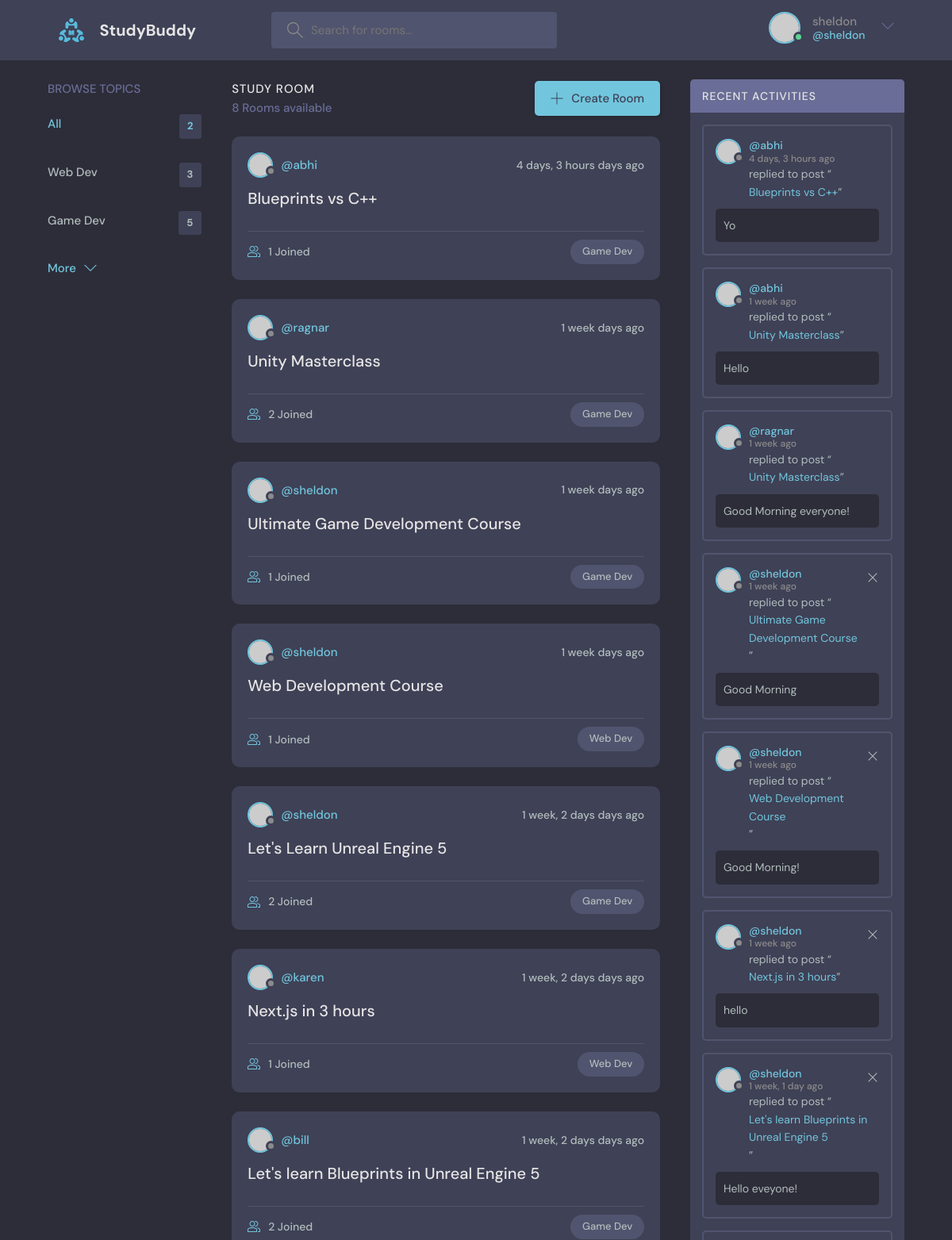
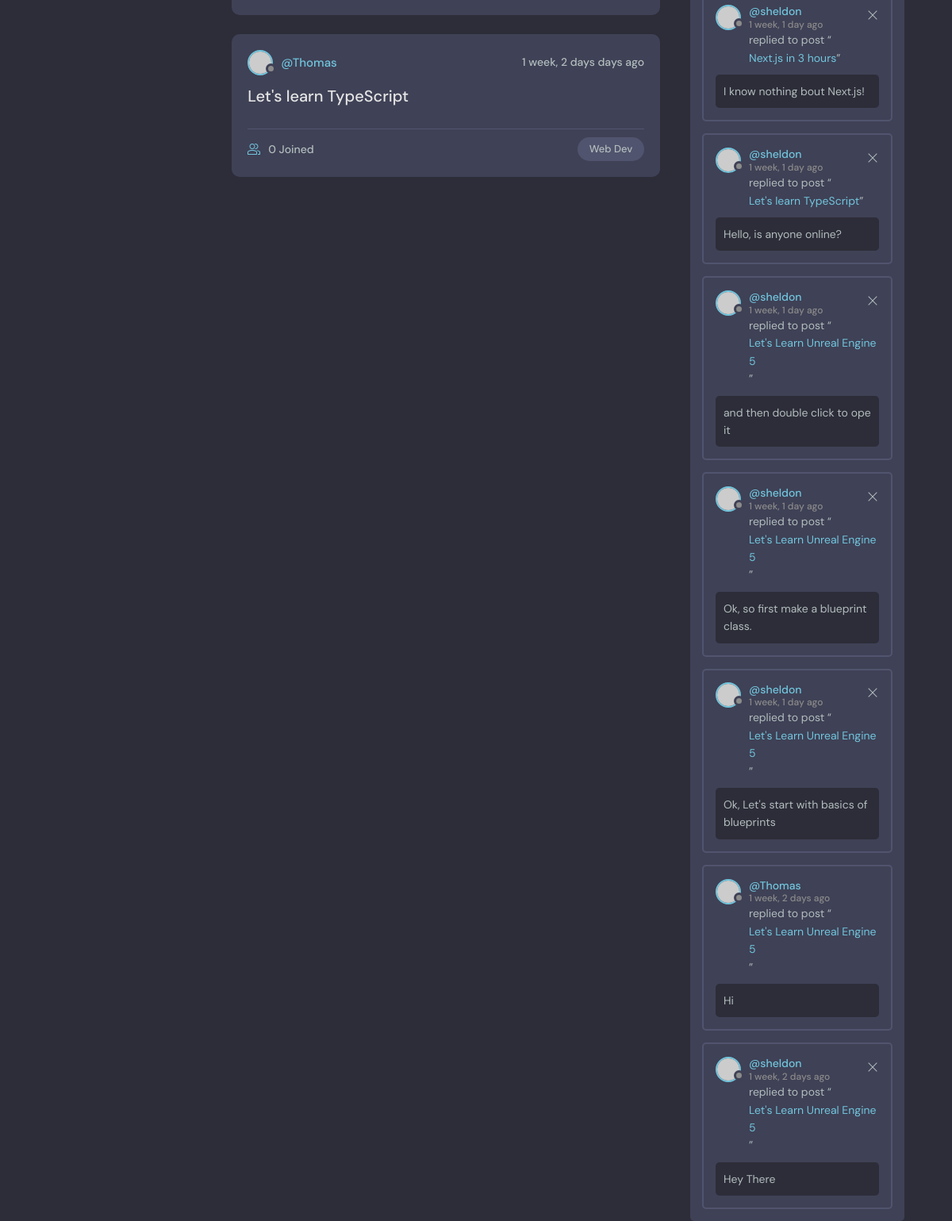
The app's page / (signed in) with its own data (2 pictures, top to bottom).
### base/models.py (models this page shows, shortened)
class Topic(models.Model):
    name = models.CharField(max_length=200)

class Room(models.Model):
    host = models.ForeignKey(User, on_delete=models.SET_NULL, null=True)
    topic = models.ForeignKey(Topic, on_delete=models.SET_NULL, null=True)
    name = models.CharField(max_length=200)
    description = models.TextField(null=True, blank=True)
    participants = models.ManyToManyField(User, related_name='participants', blank=True)
    updated = models.DateTimeField(auto_now=True)
    created = models.DateTimeField(auto_now_add=True)
    class Meta:
        ordering = ['-updated', '-created']
    def __str__(self):
        return self.name

class Message(models.Model):
    user  = models.ForeignKey(User, on_delete=models.CASCADE)
    room = models.ForeignKey(Room, on_delete=models.CASCADE)
    body = models.TextField()
    updated = models.DateTimeField(auto_now=True)
    created = models.DateTimeField(auto_now_add=True)
    class Meta:
        ordering = ['-updated', '-created']

### base/views.py (the view)
# urls.py: path('', views.home, name="home"),
def home(request):
    q = request.GET.get('q') if request.GET.get('q') != None else ''
    rooms = Room.objects.filter(
        Q(host__username__icontains=q) |
        Q(topic__name__icontains=q) |
        Q(name__icontains=q) |
        Q(description__icontains=q)
        )
    topics = Topic.objects.all()
    room_count = rooms.count()
    room_messages = Message.objects.filter(
        Q(user__username__icontains=q) |
        Q(room__topic__name__icontains=q) |
        Q(room__name__icontains=q) |
        Q(body__icontains=q)
        )
    context = {
        'rooms': rooms,
        'topics': topics,
        'room_count': room_count,
        'room_messages': room_messages,
    }
    return render(request, 'base/home.html', context)

### base/templates/base/home.html (shortened to what this page needs)
{% extends 'main.html' %}
{% block content %}
<main class="layout layout--3">
  <div class="container">
    {% include 'base/topics_component.html' %}
    <div class="roomList">
      <div class="roomList__header">
        <div>
          <h2>Study Room</h2>
          <p>{{room_count}} Rooms available</p>
        </div>
        <a class="btn btn--main" href="create-room.html">
          <svg
            version="1.1"
            xmlns="http://www.w3.org/2000/svg"
            width="32"
            height="32"
            viewBox="0 0 32 32"
          >
            <title>add</title>
            <path
              d="M16.943 0.943h-1.885v14.115h-14.115v1.885h14.115v14.115h1.885v-14.115h14.115v-1.885h-14.115v-14.115z"
            ></path>
          </svg>
          Create Room
        </a>
      </div>
      {% include 'base/feed_component.html' %}
    </div>
    {% include 'base/activity_component.html' %}
  </div>
</main>
{% endblock content %}

### templates/navbar.html (shortened to what this page needs)
{% load static %}
<header class="header header--loggedIn">
    <div class="container">
      <a href="{% url 'home' %}" class="header__logo">
        <img src="{% static 'images/logo.svg' %}"/>
        <h1>StudyBuddy</h1>
      </a>
      <form class="header__search" method="GET" action="{% url 'home' %}">
        <label>
          <input name="q" placeholder="Search for rooms..." />
        </label>
      </form>
      <nav class="header__menu">
        {% if request.user.is_authenticated %}
        <div class="header__user">
          <a href="profile.html">
            <div class="avatar avatar--medium active">
              <img src="https://randomuser.me/api/portraits/men/37.jpg" />
            </div>
            <p>{{request.user.username}}<span>@{{request.user.username}}</span></p>
          </a>
          <button class="dropdown-button">
            <svg version="1.1" xmlns="http://www.w3.org/2000/svg" width="32" height="32" viewBox="0 0 32 32">
              <title>chevron-down</title>
              <path d="M16 21l-13-13h-3l16 16 16-16h-3l-13 13z"></path>
            </svg>
          </button>
        </div>
        {% else %}
        <a href="{% url 'login' %}">
          <img src="{% static 'images/avatar.svg' %}" />
          <button class="button" >login</button>
        </a>
        {% endif %}
      </nav>
    </div>
  </header>

### base/templates/base/topics_component.html
<div class="topics">
    <div class="topics__header">
      <h2>Browse Topics</h2>
    </div>
    <ul class="topics__list">
      <li>
        <a href="{% url 'home' %}" class="active">All<span>{{topics.count}}</span></a>
      </li>
      {% for topic in topics %}
      <li>
        <a href="{% url 'home' %}?q={{topic.name}}">{{topic.name}}<span>{{topic.room_set.all.count}}</span></a>
      </li>
      {% endfor %}
    </ul>
    <a class="btn btn--link" href="topics.html">
      More
      <svg
        version="1.1"
        xmlns="http://www.w3.org/2000/svg"
        width="32"
        height="32"
        viewBox="0 0 32 32"
      >
        <title>chevron-down</title>
        <path d="M16 21l-13-13h-3l16 16 16-16h-3l-13 13z"></path>
      </svg>
    </a>
  </div>

### base/templates/base/feed_component.html (shortened to what this page needs)
{% for room in rooms%}
<div class="roomListRoom">
  <div class="roomListRoom__header">
    <a href="{% url 'user-profile' room.host.id %}" class="roomListRoom__author">
      <div class="avatar avatar--small">
        <img src="https://randomuser.me/api/portraits/women/11.jpg" />
      </div>
      <span>@{{room.host.username}}</span>
    </a>
    <div class="roomListRoom__actions">
      <span>{{room.created|timesince}} days ago</span>
    </div>
  </div>
  <div class="roomListRoom__content">
    <a href="{% url 'room' room.id %}">{{room.name}}</a>
  </div>
  <div class="roomListRoom__meta">
    <a href="{% url 'room' room.id %}" class="roomListRoom__joined">
      {{room.participants.all.count}} Joined
    </a>
    <p class="roomListRoom__topic">{{room.topic.name}}</p>
  </div>
</div>
{% endfor %}

### base/templates/base/activity_component.html
<div class="activities">
  <div class="activities__header">
    <h2>Recent Activities</h2>
  </div>
  {% for message in room_messages %}
  <div class="activities__box">
    <div class="activities__boxHeader roomListRoom__header">
      <a href="{% url 'user-profile' message.user.id %}" class="roomListRoom__author">
        <div class="avatar avatar--small">
          <img src="https://randomuser.me/api/portraits/women/11.jpg" />
        </div>
        <p>
          @{{message.user}}
          <span> {{message.created|timesince}} ago</span>
        </p>
      </a>
      {% if message.user == request.user %}
      <div class="roomListRoom__actions">
        <a href="{% url 'delete-message' message.id %}">
          <svg
            version="1.1"
            xmlns="http://www.w3.org/2000/svg"
            width="32"
            height="32"
            viewBox="0 0 32 32"
          >
            <title>Delete</title>
            <path
              d="M27.314 6.019l-1.333-1.333-9.98 9.981-9.981-9.981-1.333 1.333 9.981 9.981-9.981 9.98 1.333 1.333 9.981-9.98 9.98 9.98 1.333-1.333-9.98-9.98 9.98-9.981z"
            ></path>
          </svg>
        </a>
      </div>
      {% endif %}
    </div>
    <div class="activities__boxContent">
      <p>
        replied to post “<a href="{% url 'room' message.room.id %}">{{message.room}}</a
        >”
      </p>
      <div class="activities__boxRoomContent">
        {{message.body}}
      </div>
    </div>
  </div>
  {% endfor %}
</div>

### records on screen
Topic: name "Web Dev", room_set.all.count "3"
Topic: name "Game Dev", room_set.all.count "5"
Room: host.username "abhi", created "4 days, 3 hours", name "Blueprints vs C++", participants.all.count "1", topic.name "Game Dev"
Room: host.username "ragnar", created "1 week", name "Unity Masterclass", participants.all.count "2", topic.name "Game Dev"
Room: host.username "sheldon", created "1 week", name "Ultimate Game Development Course", participants.all.count "1", topic.name "Game Dev"
Room: host.username "sheldon", created "1 week", name "Web Development Course", participants.all.count "1", topic.name "Web Dev"
Room: host.username "sheldon", created "1 week, 2 days", name "Let's Learn Unreal Engine 5", participants.all.count "2", topic.name "Game Dev"
Room: host.username "karen", created "1 week, 2 days", name "Next.js in 3 hours", participants.all.count "1", topic.name "Web Dev"
Room: host.username "bill", created "1 week, 2 days", name "Let's learn Blueprints in Unreal Engine 5", participants.all.count "2", topic.name "Game Dev"
Room: host.username "Thomas", created "1 week, 2 days", name "Let's learn TypeScript", participants.all.count "0", topic.name "Web Dev"
Message: user "abhi", created "4 days, 3 hours", room "Blueprints vs C++", body "Yo"
Message: user "abhi", created "1 week", room "Unity Masterclass", body "Hello"
Message: user "ragnar", created "1 week", room "Unity Masterclass", body "Good Morning everyone!"
Message: user "sheldon", created "1 week", room "Ultimate Game Development Course", body "Good Morning"
Message: user "sheldon", created "1 week", room "Web Development Course", body "Good Morning!"
Message: user "sheldon", created "1 week", room "Next.js in 3 hours", body "hello"
Message: user "sheldon", created "1 week, 1 day", room "Let's learn Blueprints in Unreal Engine 5", body "Hello eveyone!"
Message: user "sheldon", created "1 week, 1 day", room "Next.js in 3 hours", body "I know nothing bout Next.js!"
Message: user "sheldon", created "1 week, 1 day", room "Let's learn TypeScript", body "Hello, is anyone online?"
Message: user "sheldon", created "1 week, 1 day", room "Let's Learn Unreal Engine 5", body "and then double click to ope it"
Message: user "sheldon", created "1 week, 1 day", room "Let's Learn Unreal Engine 5", body "Ok, so first make a blueprint class."
Message: user "sheldon", created "1 week, 1 day", room "Let's Learn Unreal Engine 5", body "Ok, Let's start with basics of blueprints"
Message: user "Thomas", created "1 week, 2 days", room "Let's Learn Unreal Engine 5", body "Hi"
Message: user "sheldon", created "1 week, 2 days", room "Let's Learn Unreal Engine 5", body "Hey There"

### other values on screen
{{ request.user.username }} "sheldon"
{{ topics.count }} "2"
{{ room_count }} "8"
